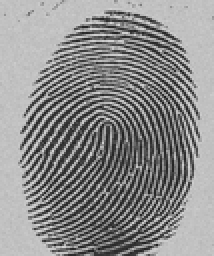
%> input picture images/fingerprint.tif, 107 x 128 px, shrunk from 798 x 958 before the run (shown 2 times larger)
$ octave IPgradientthreshtestVideo.m   (GNU Octave 9; MATLAB toolbox functions it lacks are replaced by stand-ins)
%> lines starting %> are read from the running program, lines starting %| are printed output that depends on the picture; in (x1, y1, x2, y2) boxes, pixels count from 0 and x2, y2 are one past the last pixel; in counts of white or black regions, pixels touching at a corner belong together; the program's own positions count from 1
### Lab5/Code/IPgradientthresh.m
function [g] = IPgradientthresh(f,p)
    f = im2double(f);
    [M, N] = size(f);
    % Create an all ones matrix
    padded = ones(M + 1, N + 1);
    % Create a padded version of the image
    padded(1:M, 1:N) = f;
    % allocate space for the new image
    g = zeros(M, N);
    for i = 1:M
        for j = 1:N
            % Compute |fx|
            abs_x = abs(padded(i + 1, j) - padded(i, j));
            % Compute |fy|
            abs_y = abs(padded(i, j + 1) - padded(i, j));
            % Compute g
            g(i, j) = abs_x + abs_y;
        end
    end
    % Normalization (force values to be within 0 and 1)
    minV = min(g(:));
    maxV = max(g(:));

    g = g - minV;
    g = g / (maxV - minV);

    % Compute threshold
    p = p/100*max(max(g));

    % Apply threshold
    g(g < p) = 0;
    g(g >= p) = 1;
end

### Lab5/Code/IPgradientthreshtestVideo.m
img = imread('fingerprint.tif');
%> img is the input picture: size 128x107 uint8; min 26, max 221, mean 140

%img = IPfilter(img, 1/9 * ones(3,3));

images = cell(40,1);

for idx = 10:50
    g = IPgradientthresh(img, idx);
    images{idx - 9} = uint8(g);
end
%> this loop made 41 passes
%> pass 1, `g = IPgradientthresh(img, idx);`:
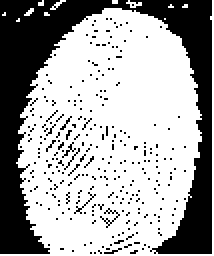
%> g: size 128x107 double (shown 2 times larger); values 0 (black) and 1 (white), 65.2% white; 277 black regions (275 under 20 px), largest, box (x1, y1, x2, y2) and area: (0, 0, 106, 127) 4256, (50, 104, 60, 114) 21
%> pass 2, `g = IPgradientthresh(img, idx);`:
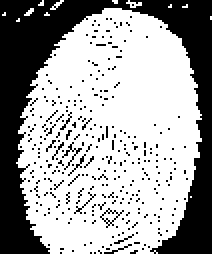
%> g: size 128x107 double (shown 2 times larger); values 0 (black) and 1 (white), 64.3% white; 307 black regions (304 under 20 px), largest, box (x1, y1, x2, y2) and area: (0, 0, 106, 127) 4276, (31, 71, 41, 85) 26, (50, 104, 62, 114) 25
%> pass 3, `g = IPgradientthresh(img, idx);`:
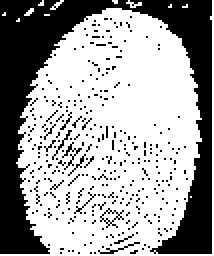
%> g: size 128x107 double (shown 2 times larger); values 0 (black) and 1 (white), 63.7% white; 330 black regions (325 under 20 px), largest, box (x1, y1, x2, y2) and area: (0, 0, 106, 127) 4286, (50, 104, 62, 114) 31, (31, 71, 41, 85) 30, (49, 121, 70, 127) 25, (26, 65, 36, 80) 20
%> after the loop, images = 41 items

 % create the video writer with 1 fps
 writerObj = VideoWriter('gradient_no_filter.avi');
 writerObj.FrameRate = 10;
 % set the seconds per image
 secsPerImage = ones(1,41) * 1;
 % open the video writer
 open(writerObj);
 bw = colormap(gray(2));
 % write the frames to the video
 for u=1:length(images)
     % convert the image to a frame
     frame = im2frame(images{u}, bw);
     for v=1:secsPerImage(u)
         writeVideo(writerObj, frame);
     end
 end
 % close the writer object
 close(writerObj);
